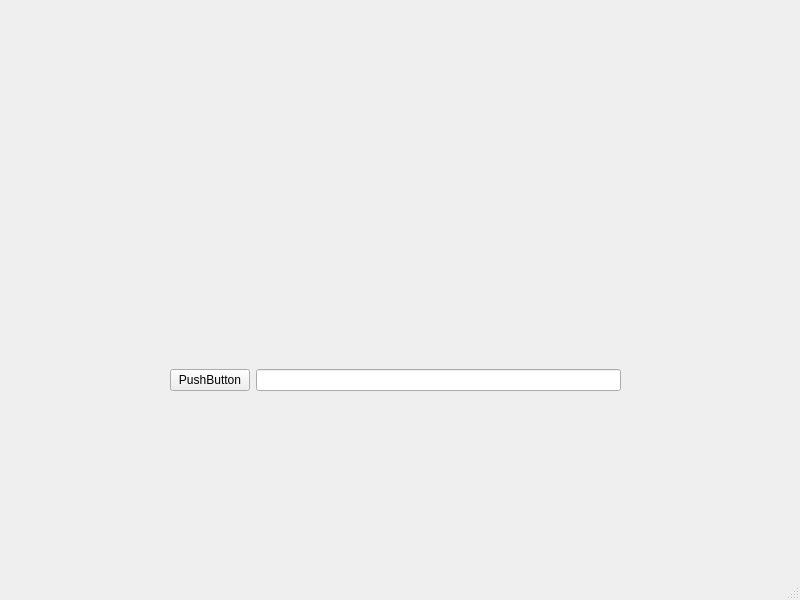
<?xml version="1.0" encoding="UTF-8"?>
<ui version="4.0">
 <class>MainWindow</class>
 <widget class="QMainWindow" name="MainWindow">
  <property name="geometry">
   <rect>
    <x>0</x>
    <y>0</y>
    <width>800</width>
    <height>600</height>
   </rect>
  </property>
  <property name="windowTitle">
   <string>MainWindow</string>
  </property>
  <widget class="QWidget" name="centralwidget">
   <widget class="QWidget" name="">
    <property name="geometry">
     <rect>
      <x>170</x>
      <y>350</y>
      <width>451</width>
      <height>61</height>
     </rect>
    </property>
    <layout class="QHBoxLayout" name="horizontalLayout">
     <item>
      <widget class="QPushButton" name="pushButton">
       <property name="text">
        <string>PushButton</string>
       </property>
      </widget>
     </item>
     <item>
      <widget class="QLineEdit" name="lineEdit"/>
     </item>
    </layout>
   </widget>
  </widget>
  <widget class="QMenuBar" name="menubar">
   <property name="geometry">
    <rect>
     <x>0</x>
     <y>0</y>
     <width>800</width>
     <height>22</height>
    </rect>
   </property>
  </widget>
  <widget class="QStatusBar" name="statusbar"/>
 </widget>
 <resources/>
 <connections/>
</ui>
